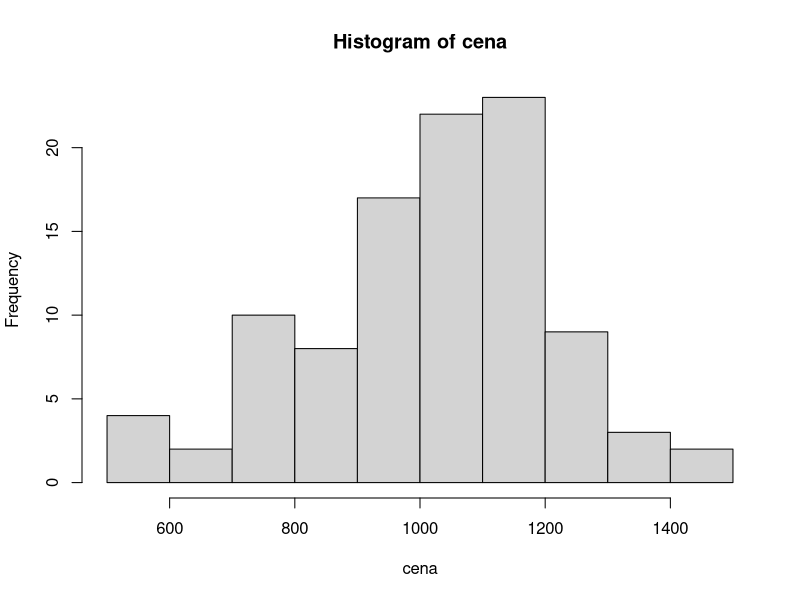
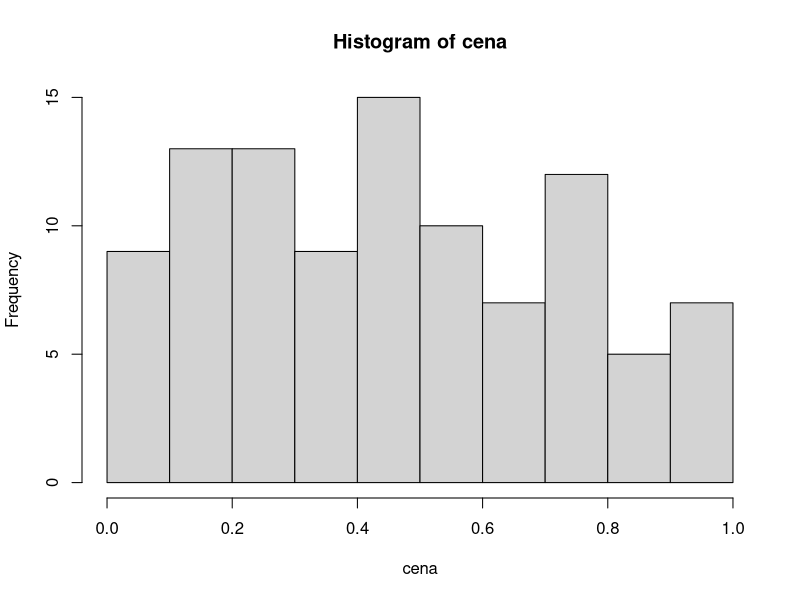

The R source for these figures, in order:
## ---- chunk 1
knitr::opts_chunk$set(echo = TRUE)
## ---- chunk 2
R.version.string
## ---- chunk 3
cena <- round(rnorm(n = 100, mean = 1000, sd = 200), digits = 2)
## ---- chunk 4
cena
## ---- chunk 5
rnorm(n = 100, mean = 1000, sd = 200)
## ---- chunk 6
round(1.145, digits = 2)
## ---- chunk 7
round(x = 1.145, digits = 2)
## ---- chunk 8
round(rnorm(n = 100, mean = 1000, sd = 200), digits = 2)
## ---- chunk 9
cena[5]
## ---- chunk 10
cena[5:10]
## ---- chunk 11
sum(cena)
## ---- chunk 12
sum(cena / 121 * 100)
## ---- chunk 13
sum(cena) / 121 * 100
## ---- chunk 14
hist(cena)
## ---- chunk 15
cena <- round(runif(n = 100), digits = 2)
## ---- chunk 16
hist(cena)
